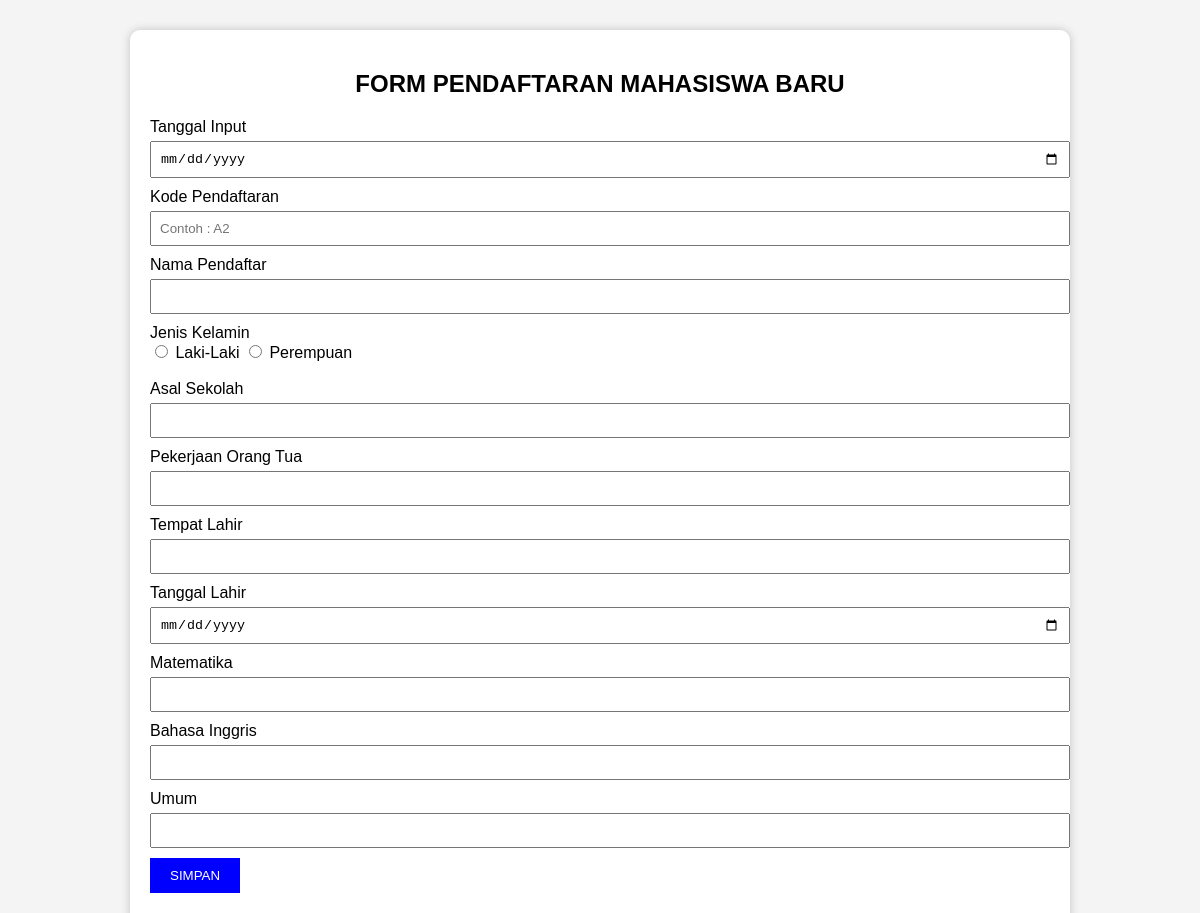
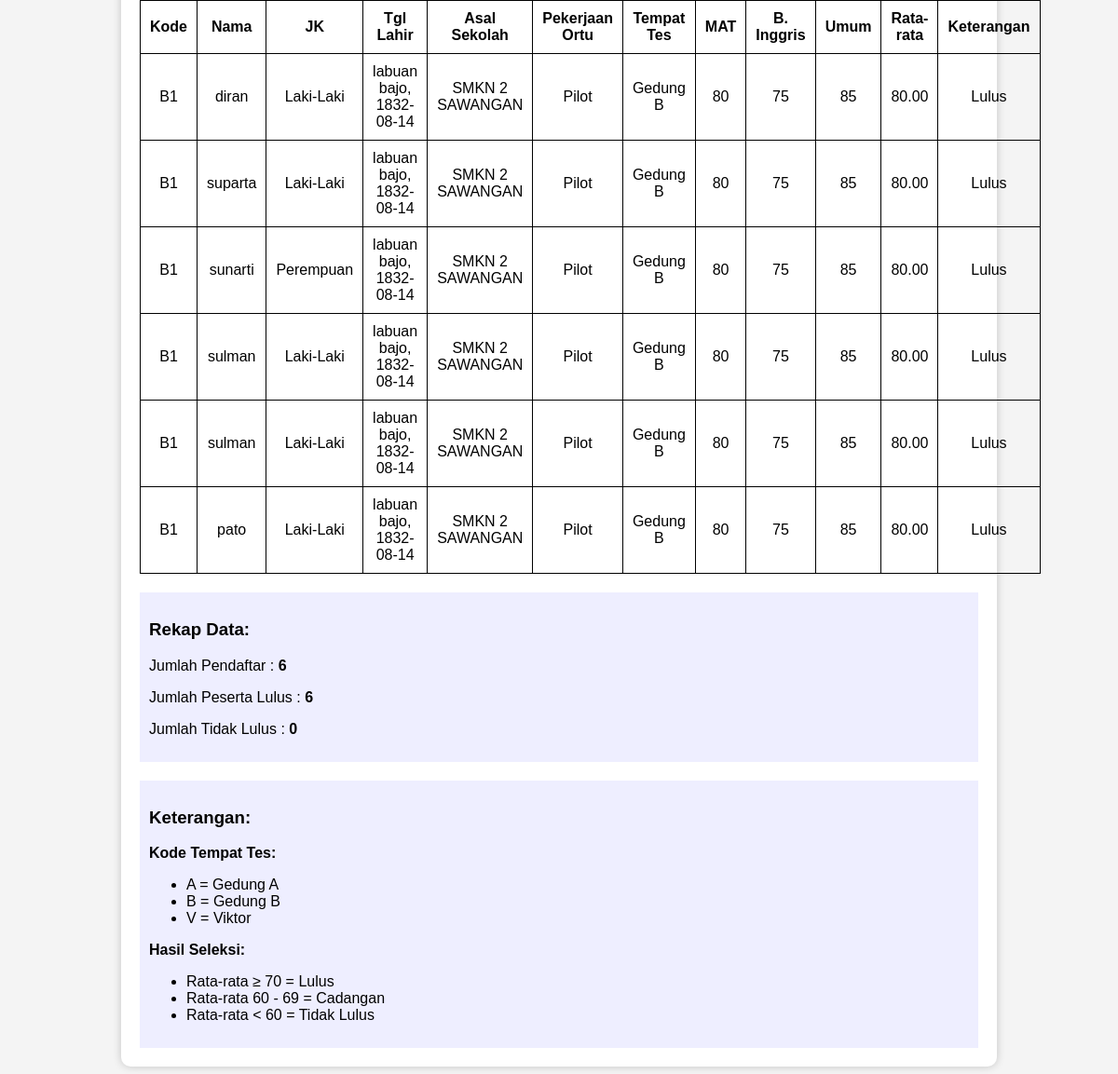
The app's page /UTS/index.php with its own data (2 pictures, top to bottom).
### tables this page shows
CREATE TABLE `pendaftaran_mhs` (
  `id` int(11) NOT NULL,
  `tgl_input` date NOT NULL,
  `kode` varchar(20) NOT NULL,
  `nama` varchar(100) NOT NULL,
  `jk` varchar(20) NOT NULL,
  `asal_sekolah` varchar(150) NOT NULL,
  `pekerjaan_ortu` varchar(100) NOT NULL,
  `tempat_lahir` varchar(100) NOT NULL,
  `tgl_lahir` date NOT NULL,
  `mat` tinyint(3) UNSIGNED NOT NULL,
  `bing` tinyint(3) UNSIGNED NOT NULL,
  `umum` tinyint(3) UNSIGNED NOT NULL,
  `rata` decimal(5,2) NOT NULL,
  `tempat_tes` varchar(50) NOT NULL,
  `keterangan` varchar(20) NOT NULL
);

### UTS/index.php (the view, shortened to what this page needs)
<?php
$db = mysqli_connect("localhost", "root", "", "lat_dbase");
$registrations = [];
$result = mysqli_query($db, "SELECT * FROM pendaftaran_mhs ORDER BY id ASC");
while ($row = mysqli_fetch_assoc($result)) {
    $registrations[] = $row;
}
$jumlah_pendaftar = count($registrations);
$jumlah_lulus = 0;
$jumlah_tidak_lulus = 0;
foreach ($registrations as $registration) {
    if ($registration["keterangan"] === "Lulus") {
        $jumlah_lulus++;
    } elseif ($registration["keterangan"] === "Tidak Lulus") {
        $jumlah_tidak_lulus++;
    }
}
$escape = static function ($value) {
    return htmlspecialchars((string) $value, ENT_QUOTES, "UTF-8");
};
?>
<!DOCTYPE html>
<html lang="id">
<head>
</head>
<body>
<div class="container">
    <h2>FORM PENDAFTARAN MAHASISWA BARU</h2>
    <form method="POST">
        <label>Tanggal Input</label>
        <input type="date" name="tgl_input" required>
        <label>Kode Pendaftaran</label>
        <input type="text" name="kode" placeholder="Contoh : A2" required>
        <label>Nama Pendaftar</label>
        <input type="text" name="nama" required>
        <label>Jenis Kelamin</label><br>
        <input type="radio" name="jk" value="Laki-Laki" required> Laki-Laki
        <input type="radio" name="jk" value="Perempuan"> Perempuan
        <br><br>
        <label>Asal Sekolah</label>
        <input type="text" name="asal_sekolah" required>
        <label>Pekerjaan Orang Tua</label>
        <input type="text" name="pekerjaan_ortu" required>
        <label>Tempat Lahir</label>
        <input type="text" name="tempat_lahir" required>
        <label>Tanggal Lahir</label>
        <input type="date" name="tgl_lahir" required>
        <label>Matematika</label>
        <input type="number" name="mat" required>
        <label>Bahasa Inggris</label>
        <input type="number" name="bing" required>
        <label>Umum</label>
        <input type="number" name="umum" required>
        <button type="submit" name="simpan" class="btn">SIMPAN</button>
    </form>
    <?php if ($jumlah_pendaftar > 0): ?>
        <table>
            <tr>
                <th>Kode</th>
                <th>Nama</th>
                <th>JK</th>
                <th>Tgl Lahir</th>
                <th>Asal Sekolah</th>
                <th>Pekerjaan Ortu</th>
                <th>Tempat Tes</th>
                <th>MAT</th>
                <th>B. Inggris</th>
                <th>Umum</th>
                <th>Rata-rata</th>
                <th>Keterangan</th>
            </tr>
            <?php foreach ($registrations as $registration): ?>
                <tr>
                    <td><?= $escape($registration["kode"]) ?></td>
                    <td><?= $escape($registration["nama"]) ?></td>
                    <td><?= $escape($registration["jk"]) ?></td>
                    <td><?= $escape($registration["tempat_lahir"]) ?>, <?= $escape($registration["tgl_lahir"]) ?></td>
                    <td><?= $escape($registration["asal_sekolah"]) ?></td>
                    <td><?= $escape($registration["pekerjaan_ortu"]) ?></td>
                    <td><?= $escape($registration["tempat_tes"]) ?></td>
                    <td><?= $escape($registration["mat"]) ?></td>
                    <td><?= $escape($registration["bing"]) ?></td>
                    <td><?= $escape($registration["umum"]) ?></td>
                    <td><?= number_format((float) $registration["rata"], 2) ?></td>
                    <td><?= $escape($registration["keterangan"]) ?></td>
                </tr>
            <?php endforeach; ?>
        </table>
    <?php endif; ?>
    <div class="info">
        <h3>Rekap Data:</h3>
        <p>Jumlah Pendaftar : <b><?= $jumlah_pendaftar ?></b></p>
        <p>Jumlah Peserta Lulus : <b><?= $jumlah_lulus ?></b></p>
        <p>Jumlah Tidak Lulus : <b><?= $jumlah_tidak_lulus ?></b></p>
    </div>
    <div class="info">
        <h3>Keterangan:</h3>
        <p><b>Kode Tempat Tes:</b></p>
        <ul>
            <li>A = Gedung A</li>
            <li>B = Gedung B</li>
            <li>V = Viktor</li>
        </ul>
        <p><b>Hasil Seleksi:</b></p>
        <ul>
            <li>Rata-rata ≥ 70 = Lulus</li>
            <li>Rata-rata 60 - 69 = Cadangan</li>
            <li>Rata-rata &lt; 60 = Tidak Lulus</li>
        </ul>
    </div>
</div>
</body>
</html>

### UTS/index.php (style rules this page uses)
body { font-family: Arial, Helvetica, sans-serif; margin: 30px; background: #f4f4f4; }
.container { width: 900px; margin: auto; background: white; padding: 20px; border-radius: 10px; box-shadow: 0 0 10px rgba(0,0,0,0.2); }
h2 { text-align: center; }
table { width: 100%; border-collapse: collapse; margin-top: 20px; }
table, th, td { border: 1px solid black; }
th, td { padding: 10px; text-align: center; }
input[type=text], input[type=number], input[type=date] { width: 100%; padding: 8px; margin-top: 5px; margin-bottom: 10px; }
.btn { background: blue; color: white; border: none; padding: 10px 20px; cursor: pointer; }
.info { margin-top: 20px; padding: 10px; background: #eef; }

### records on screen
pendaftaran_mhs: kode "B1", nama "diran", jk "Laki-Laki", tempat_lahir "labuan bajo", tgl_lahir "1832-08-14", asal_sekolah "SMKN 2 SAWANGAN", pekerjaan_ortu "Pilot", tempat_tes "Gedung B", mat "80", bing "75", umum "85", rata "80.00", keterangan "Lulus"
pendaftaran_mhs: kode "B1", nama "suparta", jk "Laki-Laki", tempat_lahir "labuan bajo", tgl_lahir "1832-08-14", asal_sekolah "SMKN 2 SAWANGAN", pekerjaan_ortu "Pilot", tempat_tes "Gedung B", mat "80", bing "75", umum "85", rata "80.00", keterangan "Lulus"
pendaftaran_mhs: kode "B1", nama "sunarti", jk "Perempuan", tempat_lahir "labuan bajo", tgl_lahir "1832-08-14", asal_sekolah "SMKN 2 SAWANGAN", pekerjaan_ortu "Pilot", tempat_tes "Gedung B", mat "80", bing "75", umum "85", rata "80.00", keterangan "Lulus"
pendaftaran_mhs: kode "B1", nama "sulman", jk "Laki-Laki", tempat_lahir "labuan bajo", tgl_lahir "1832-08-14", asal_sekolah "SMKN 2 SAWANGAN", pekerjaan_ortu "Pilot", tempat_tes "Gedung B", mat "80", bing "75", umum "85", rata "80.00", keterangan "Lulus"
pendaftaran_mhs: kode "B1", nama "sulman", jk "Laki-Laki", tempat_lahir "labuan bajo", tgl_lahir "1832-08-14", asal_sekolah "SMKN 2 SAWANGAN", pekerjaan_ortu "Pilot", tempat_tes "Gedung B", mat "80", bing "75", umum "85", rata "80.00", keterangan "Lulus"
pendaftaran_mhs: kode "B1", nama "pato", jk "Laki-Laki", tempat_lahir "labuan bajo", tgl_lahir "1832-08-14", asal_sekolah "SMKN 2 SAWANGAN", pekerjaan_ortu "Pilot", tempat_tes "Gedung B", mat "80", bing "75", umum "85", rata "80.00", keterangan "Lulus"

### other values on screen
$jumlah_pendaftar "6"
$jumlah_lulus "6"
$jumlah_tidak_lulus "0"
